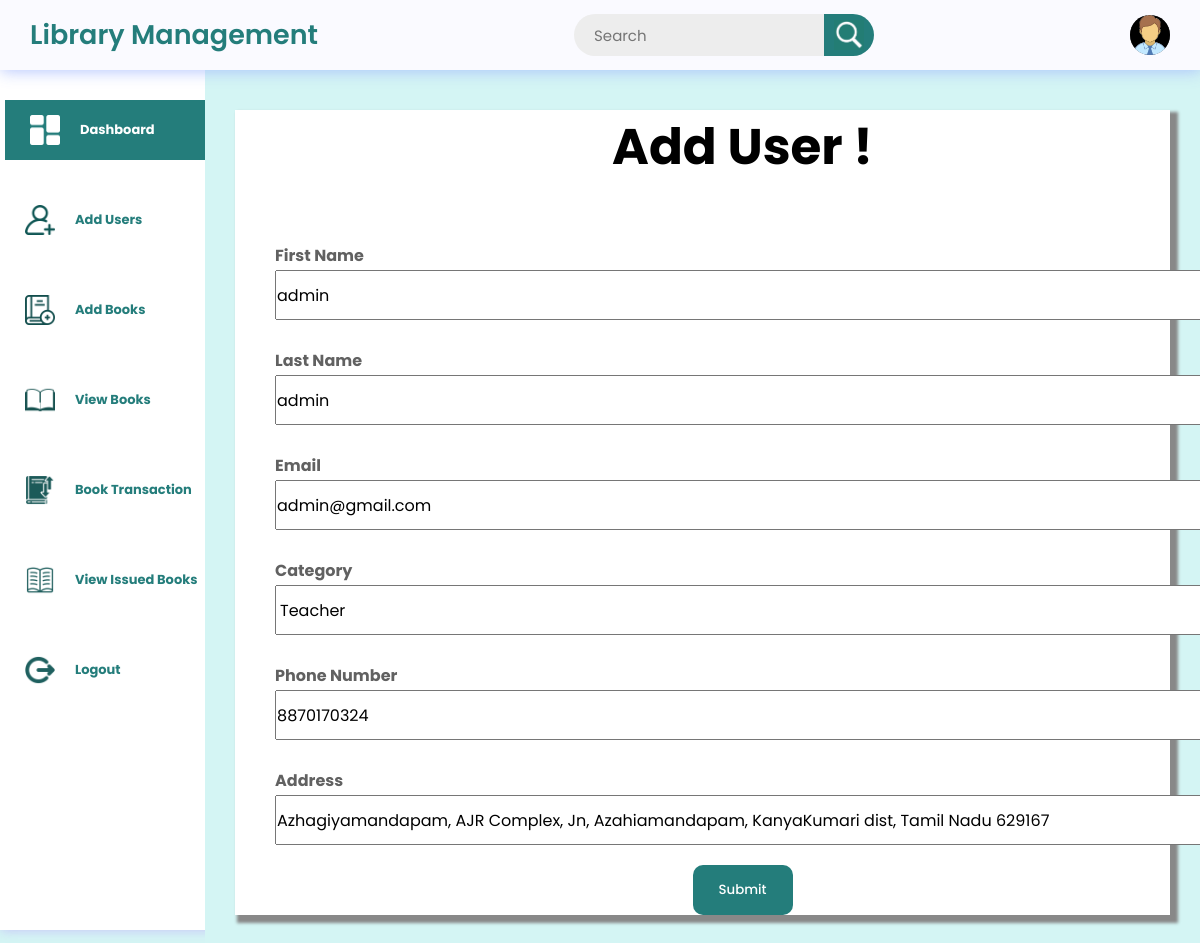
Screenshot of /edituser/LCZGCNMP with the database file from the repository.
### library/models.py (models this page shows, shortened)
class addusermodel(models.Model):
    memberid = models.CharField(max_length=8, unique=True, blank=True, null=True)
    firstname=models.CharField(max_length=20)
    lastname=models.CharField(max_length=20)
    email=models.EmailField()
    phonenumber=models.TextField()
    address=models.TextField()
    date=models.DateField(auto_now_add=True)
    category=models.TextField(null=True)

### library/views.py (the view)
# urls.py: path('edituser/<memberid>',views.editusers,name="updateuser"),
def editusers(request,memberid):
    data=models.addusermodel.objects.get(memberid=memberid)
    print(data)
    if request.method == "POST":
        print(request.POST)
        form=forms.UpdateUser(request.POST,instance=data)
        if form.is_valid():
            print("valid")
            form.save()
            print("save")
            return redirect('viewuser')
    else:
        form=forms.UpdateUser(instance=data)
    return render(request,'library/updateuser.html',{"data":data,"form":form})

### library/forms.py
class UpdateUser(forms.ModelForm):
    class Meta:
        model=models.addusermodel
        fields="__all__"

### templates/library/updateuser.html (shortened to what this page needs)
<!DOCTYPE html>
{% load static %}
<html lang="en">
<head>
</head>
<body>
    <header>
        <div class="logosec">
            <div class="logo">Library Management</div>
        </div>
        <div class="searchbar">
            <input type="text"
                   placeholder="Search">
            <div class="searchbtn">
              <img src=
"{% static 'images/searchbtn.jpg' %}"
                    class="icn srchicn"
                    alt="search-icon">
              </div>
        </div>
        <div class="message">
            <div class="dp">
              <img src=
"{% static 'images/adminlogin.png' %}"
                    class="dpicn"
                    alt="dp">
              </div>
        </div>
    </header>
    <div class="main-container">
      <div class="navcontainer">
          <nav class="nav" id="upnav">
              <div class="nav-upper-options">
                <a href="/afterlogin"><div class="nav-option option1">
                  <img src=
"{% static 'images/dashboard.png' %}"
                      class="nav-img"
                      alt="dashboard">
                  <h3 class="h3"> Dashboard</h3>
              </div></a>
              <a href="/adduser"><div class="option2 nav-option">
                <img src=
"{% static 'images/addusers.png' %}"
                    class="nav-img"
                    alt="articles">
                <h3 class="h3"> Add Users</h3>
            </div></a>
              <a href="/addbook"><div class="option2 nav-option">
                  <img src=
"{% static 'images/addbooks.png' %}"
                      class="nav-img"
                      alt="articles">
                  <h3 class="h3"> Add Books</h3>
              </div></a>
             <a href="/viewcategorybook"> <div class="nav-option option3">
                  <img src=
"{% static 'images/viewbooks.png' %}"
                      class="nav-img"
                      alt="report">
                  <h3 class="h3">View Books</h3>
              </div></a>
              <a href="/issuebook"><div class="nav-option option4">
                  <img src=
"{% static 'images/transactionbook.png' %}"
                      class="nav-img"
                      alt="institution">
                  <h3 class="h3">Book Transaction</h3>
              </div></a>
              <a href="/viewissuedbook"><div class="nav-option option5">
                  <img src=
"{% static 'images/viewissuedbook.png' %}"
                      class="nav-img"
                      alt="blog">
                  <h3 class="h3"> View Issued Books</h3>
              </div></a>
               <a href="{% url 'log out' %}"> <div class="nav-option logout">
                    <img src=
"{% static 'images/logouts.png' %}"
                        class="nav-img"
                        alt="logout">
                    <h3 class="h3">Logout</h3>
                </div></a>
                </div>
            </nav>
        </div>
        <div class="main">
<div class="container-fluid xl" id="fluid">
    <div class="container" id="cont">
        <div class="card">
<h4 class="p-3 mb-2 " style = 'font-size: 50px;text-align:center;color:black;'>Add User !</h4><br><br>
            <div class="card-body">
                <form action="" method="post" >
    <label for="firstname" class="lab">First Name </label><br>
    <input type="text" name="firstname" id="firstname" value="{{form.firstname.value}}" class="inp" ><br>
    <label for="lastname" class="lab">Last Name</label><br>
    <input type="text" name="lastname" id="lastname" class="inp" value="{{form.lastname.value}}" ><br>
    <label for="em" class="lab">Email</label><br>
    <input type="email" name="email" id="em" class="inp" value="{{form.email.value}}"><br>
    <label for="cat" class="lab">Category</label><br>
    <select name="category" id="cat" class="inp">
      <option value="{{form.category.value}}">{{form.category.value}}</option>
    </select><br>
    <label for="phonenumber" class="lab">Phone Number </label><br>
    <input type="text" name="phonenumber" id="phonenumber" class="inp" value="{{form.phonenumber.value}}"><br>
    <label for="address" class="lab">Address </label><br>
    <input type="text" id="address" name="address" class="inp" value="{{form.address.value}}">
    <center><button class="btn" type="submit">Submit</button></center>
</form>
            </div>
        </div>
    </div>
</div>
        </div>
    </div>
</body>
</html>

### templates/library/updateuser.html (style rules this page uses)
* { margin: 0; padding: 0; box-sizing: border-box; font-family: "Poppins", sans-serif; }
:root { --background-color1: #fafaff; --background-color2: #ffffff; --background-color3: #ededed; --background-color4: #d4f5f4; --primary-color: #247d7b; --secondary-color: #247d7b; --Border-color: #247d7b; --one-use-color: #247d7b; --two-use-color: #247d7b; }
body { background-color: var(--background-color4); max-width: 100%; overflow-x: hidden; }
header { height: 70px; width: 100vw; padding: 0 30px; background-color: var(--background-color1); position: fixed; z-index: 100; box-shadow: 1px 1px 15px rgba(161, 182, 253, 0.825); display: flex; justify-content: space-between; align-items: center; }
.logo { font-size: 27px; font-weight: 600; color: #247d7b; }
.icn { height: 30px; }
.searchbar, .message, .logosec { display: flex; align-items: center; justify-content: center; }
.logosec { gap: 60px; }
.searchbar input { width: 250px; height: 42px; border-radius: 50px 0 0 50px; background-color: var(--background-color3); padding: 0 20px; font-size: 15px; outline: none; border: none; }
.searchbtn { width: 50px; height: 42px; display: flex; align-items: center; justify-content: center; border-radius: 0px 50px 50px 0px; background-color: var(--secondary-color); cursor: pointer; }
.message { gap: 40px; position: relative; cursor: pointer; }
.dp { height: 40px; width: 40px; background-color: #626262; border-radius: 50%; display: flex; align-items: center; justify-content: center; overflow: hidden; }
.main-container { display: flex; width: 100vw; position: relative; top: 70px; z-index: 1; }
.dpicn { height: 42px; }
.main { height: calc(100vh - 70px); width: 100%; overflow-y: scroll; overflow-x: hidden; padding: 40px 30px 30px 30px; }
.nav { min-height: 91vh; width: 250px; background-color: var(--background-color2); position: absolute; top: 0px; left: 00; box-shadow: 1px 1px 10px rgba(198, 189, 248, 0.825); display: flex; flex-direction: column; justify-content: space-between; overflow: hidden; padding: 30px 0 20px 10px; }
.navcontainer { height: calc(100vh - 70px); width: 250px; position: relative; overflow-y: scroll; overflow-x: hidden; transition: all 0.5s ease-in-out; }
.nav-option { width: 250px; height: 60px; display: flex; align-items: center; padding: 0 30px 0 20px; gap: 20px; transition: all 0.1s ease-in-out; }
.nav-img { height: 30px; }
a { text-decoration: none; color: #247d7b; }
.nav-upper-options { display: flex; flex-direction: column; align-items: center; gap: 30px; }
.option1 { border-left: 5px solid #247d7b; background-color: var(--Border-color); color: white; cursor: pointer; }
.h3 { font-size: small; font-weight: 700; }
#fluid { padding: 0px; width: 100%; position: relative; background-color: white; box-shadow: 5px 5px 3px 3px #888888; }
.card { width: 100%; position: relative; margin-left:40px; border: none; }
#cont { color: white; }
.card-body { font-size: x-large; font-weight: 500; position: relative; }
.lab { font-size: medium; font-weight: 700; color: rgb(97, 97, 97); }
.inp { width: 1200px; height: 50px; font-size: medium; margin-bottom: 20px; }
.btn { background-color: #247d7b; width: 100px; height: 50px; color: white; font-weight:500 ; border: none; border-radius: 10px; }

### rows the page displays
addusermodel: firstname "admin", lastname "admin", email "admin@gmail.com", category "Teacher", phonenumber "8870170324", address "Azhagiyamandapam, AJR Complex, Jn, Azahiamandapam, KanyaKumari dist, Tamil Nadu 629167"
